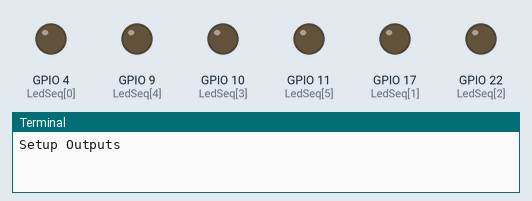
This program was run on a simulated Raspberry Pi (BCM pin numbers), started with the argument 3. On the bench: output pins drawn as LEDs (lit = HIGH), the last lines printed to the terminal.

Above: at 0.1 s.
At 3.1 s:
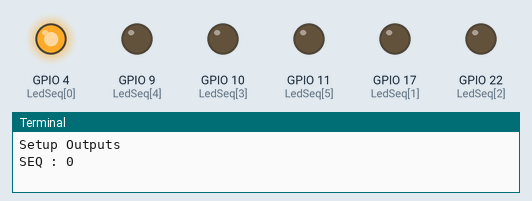
At 9.1 s:
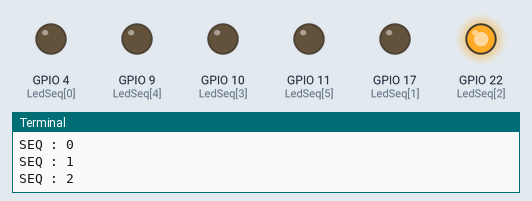
At 18.1 s:
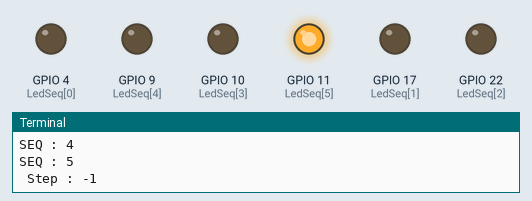
At 24.1 s:
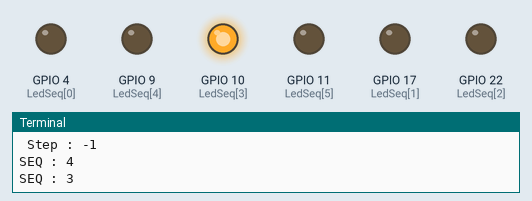
At 36.1 s:
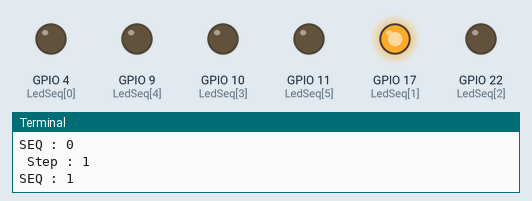
Timing chart, 0 to 40.0 s (numbered marks = the images above):
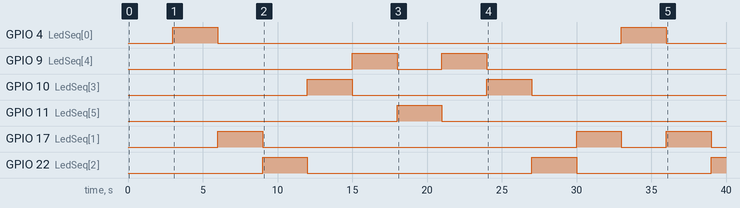

Measured:
- by itself, GPIO 4 (LedSeq[0]): alternates HIGH for 3.0 s and LOW for 27.0 s
- by itself, GPIO 9 (LedSeq[4]): LOW → HIGH at 15.0 s, → LOW 3.0 s later, → HIGH 3.0 s later, → LOW 3.0 s later, … (4 changes in this stretch)
- by itself, GPIO 10 (LedSeq[3]): alternates HIGH for 3.0 s and LOW for 9.0 s
- by itself, GPIO 11 (LedSeq[5]): LOW → HIGH at 18.0 s, → LOW 3.0 s later
- by itself, GPIO 17 (LedSeq[1]): goes HIGH 3.0 s, LOW 21.0 s, HIGH 3.0 s, LOW 3.0 s, HIGH 3.0 s, then LOW
- by itself, GPIO 22 (LedSeq[2]): goes HIGH 3.0 s, LOW 15.0 s, HIGH 3.0 s, LOW 9.0 s, then HIGH

The program:

berryclip_06.py
```python
#!/usr/bin/python
#--------------------------------------
#    ___                   ________
#   / _ )___ __________ __/ ___/ (_)__
#  / _  / -_) __/ __/ // / /__/ / / _ \
# /____/\__/_/ /_/  \_, /\___/_/_/ .__/
#                  /___/        /_/
#
#       BerryClip - 6 LED Board
#
# This script lights the 6 LEDs in
# sequence, 1 LED at a time.
#
# Author : Matt Hawkins
# Date   : 12/11/2012
#
# http://www.raspberrypi-spy.co.uk/
#
#--------------------------------------

# Import required libraries
import RPi.GPIO as GPIO
import sys
import time

# Tell GPIO library to use GPIO references
GPIO.setmode(GPIO.BCM)

# List of LED GPIO numbers
LedSeq = [4,17,22,10,9,11]

# Get delay from command line or set default
if len(sys.argv)==2:
  delay = float(sys.argv[1])
else:
  delay = 0.08

# Set up the GPIO pins as outputs and set False
print "Setup Outputs"
for x in range(6):
  GPIO.setup(LedSeq[x], GPIO.OUT)
  GPIO.output(LedSeq[x], False)

# Set step size and direction
step=1

seq_count=0

# Wrap main content in a try block so we can
# catch the user pressing CTRL-C and run the
# GPIO cleanup function. This will also prevent
# the user seeing lots of unnecessary error
# messages.
try:

  # Loop until users quits with CTRL-C
  while True:

    # Loop through sequence 0 to 9
    # and 9 to 0
    while seq_count<6 and seq_count>=0:
      # Delay
      time.sleep(delay)
      print "SEQ : %i" %seq_count
      # Loop through each LED
      for y in range(6) :
        if y==seq_count :
          # This LED is ON
          GPIO.output(LedSeq[y], True)
        else:
          # This LED is OFF
          GPIO.output(LedSeq[y], False)

      # Move the sequence one step
      seq_count += step

    # Invert the step so sequence runs
    # in opposite direction
    step = step * -1
    print " Step : %i" %step

    # Correct sequence count by 2 steps
    seq_count=seq_count + step + step

except KeyboardInterrupt:
  # Reset GPIO settings
  GPIO.cleanup()
```
